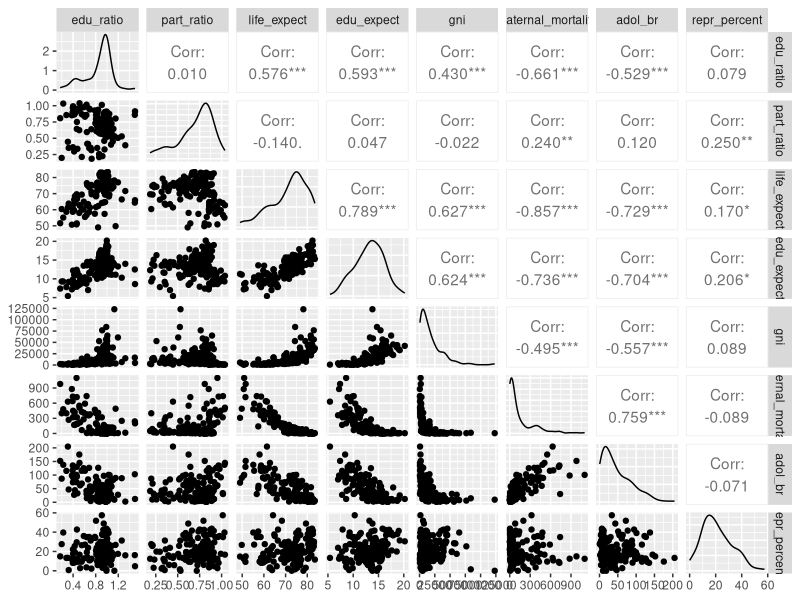
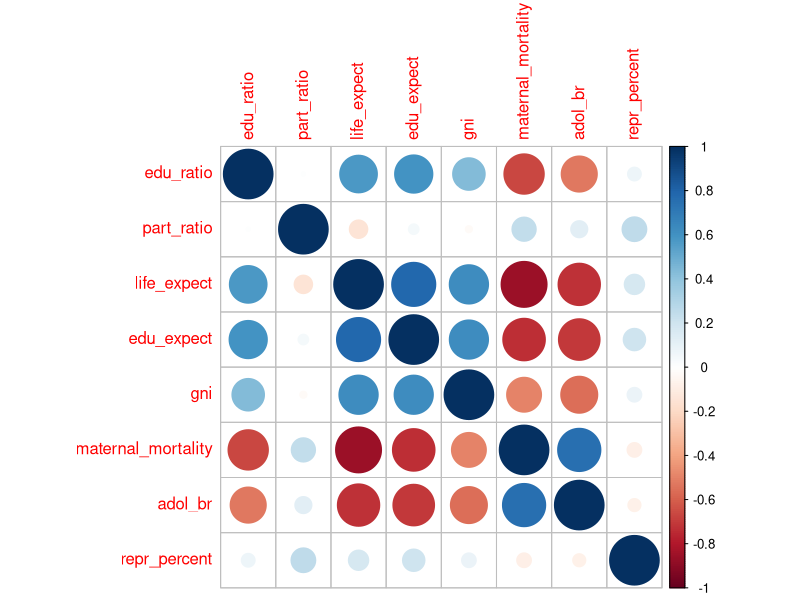
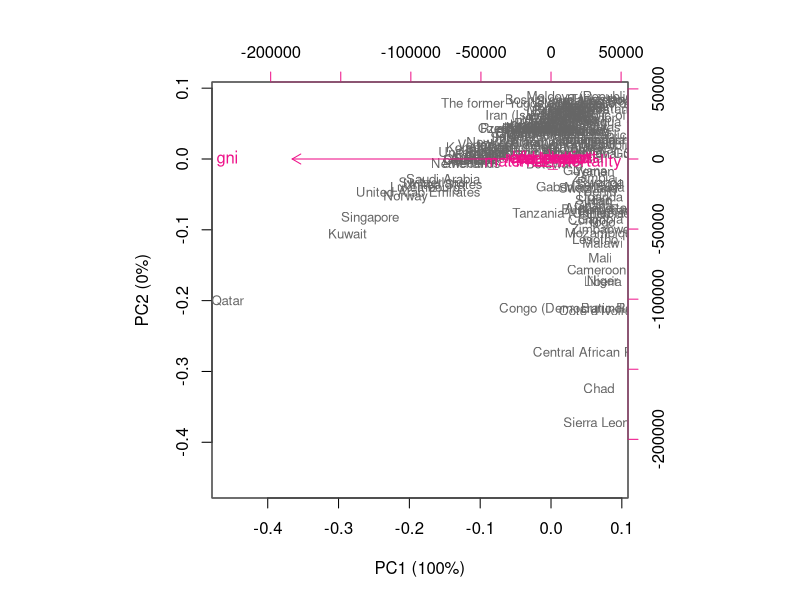
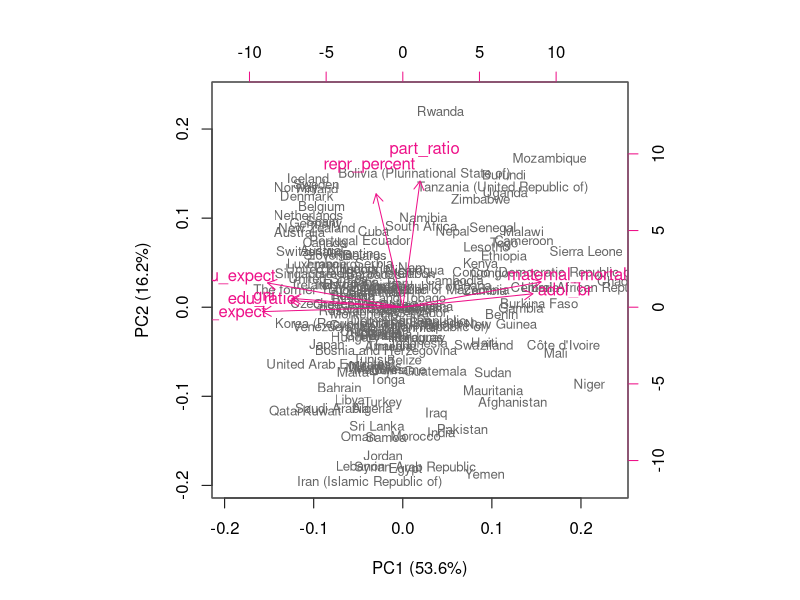
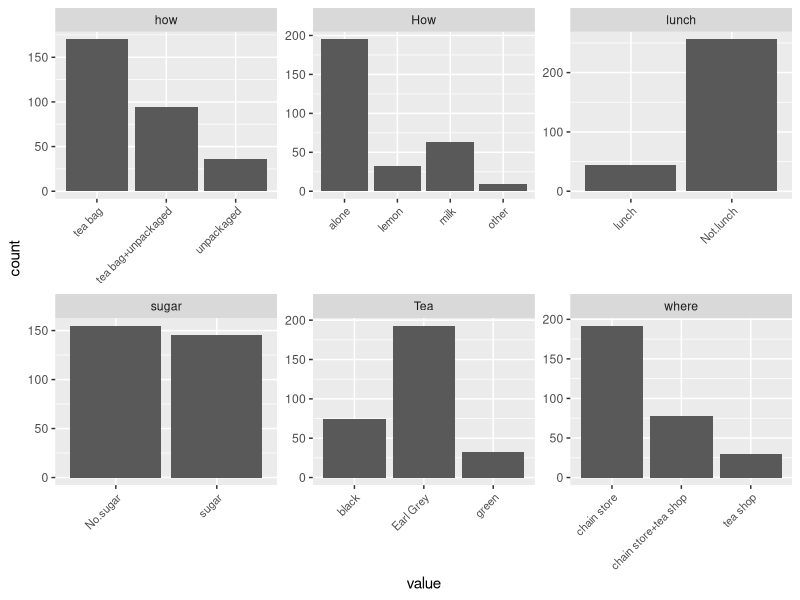
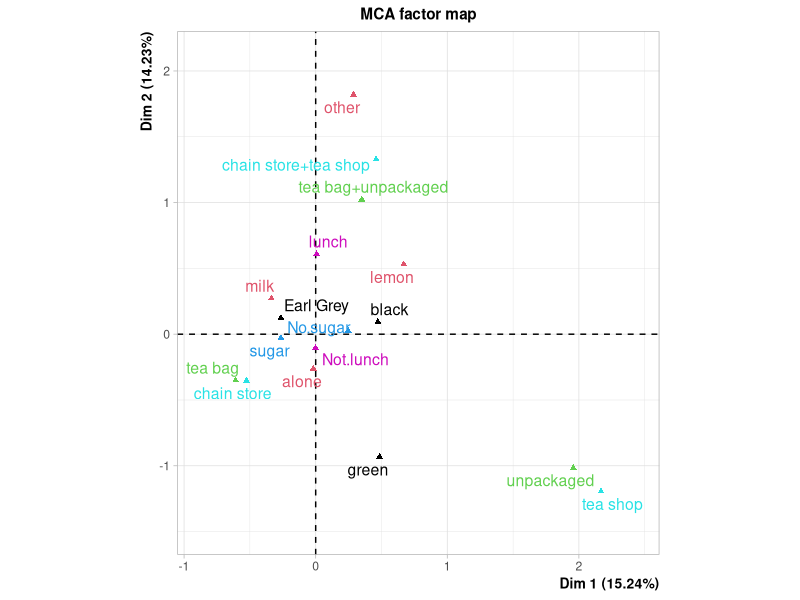

The R source for these figures, in order:
## ---- chunk 1
date()
## ---- chunk 2
# Read data from local csv
human <- read.csv("data/human_reduced.csv", header=TRUE)

# Change countries as rownames and drop the redundant column
rownames(human) <- human$X
human <- human[2:ncol(human)]
## ---- chunk 3
summary(human)
## ---- chunk 4
library(GGally)
ggpairs(human, progress=FALSE)
## ---- chunk 5
library(corrplot)
corrplot( cor(human) )
## ---- chunk 6
pca_human <- prcomp(human)

s <- summary(pca_human)
pca_pr <- round(100*s$importance[2,], digits = 1)
pc_lab <- paste0(names(pca_pr), " (", pca_pr, "%)")

biplot(pca_human, cex = c(0.8, 1), col = c("grey40", "deeppink2"), xlab=pc_lab[1], ylab=pc_lab[2])
## ---- chunk 7
human_std <- scale(human)

pca_human <- prcomp(human_std)

s <- summary(pca_human)
pca_pr <- round(100*s$importance[2,], digits = 1)
pc_lab <- paste0(names(pca_pr), " (", pca_pr, "%)")

biplot(pca_human, cex = c(0.8, 1), col = c("grey40", "deeppink2"), xlab=pc_lab[1], ylab=pc_lab[2])
## ---- chunk 8
library(FactoMineR)
library(dplyr)
data("tea")

keep_columns <- c("Tea", "How", "how", "sugar", "where", "lunch")
tea_time <- dplyr::select(tea, any_of(keep_columns))

str(tea_time)
## ---- chunk 9
library(ggplot2)
library(tidyverse)
gather(tea_time) %>% ggplot(aes(value)) + facet_wrap("key", scales = "free") + geom_bar() + theme(axis.text.x = element_text(angle = 45, hjust = 1, size = 8))
## ---- chunk 10
mca <- MCA(tea_time, graph = FALSE)
summary(mca)
## ---- chunk 11
plot(mca, invisible=c("ind"), habillage = "quali")
